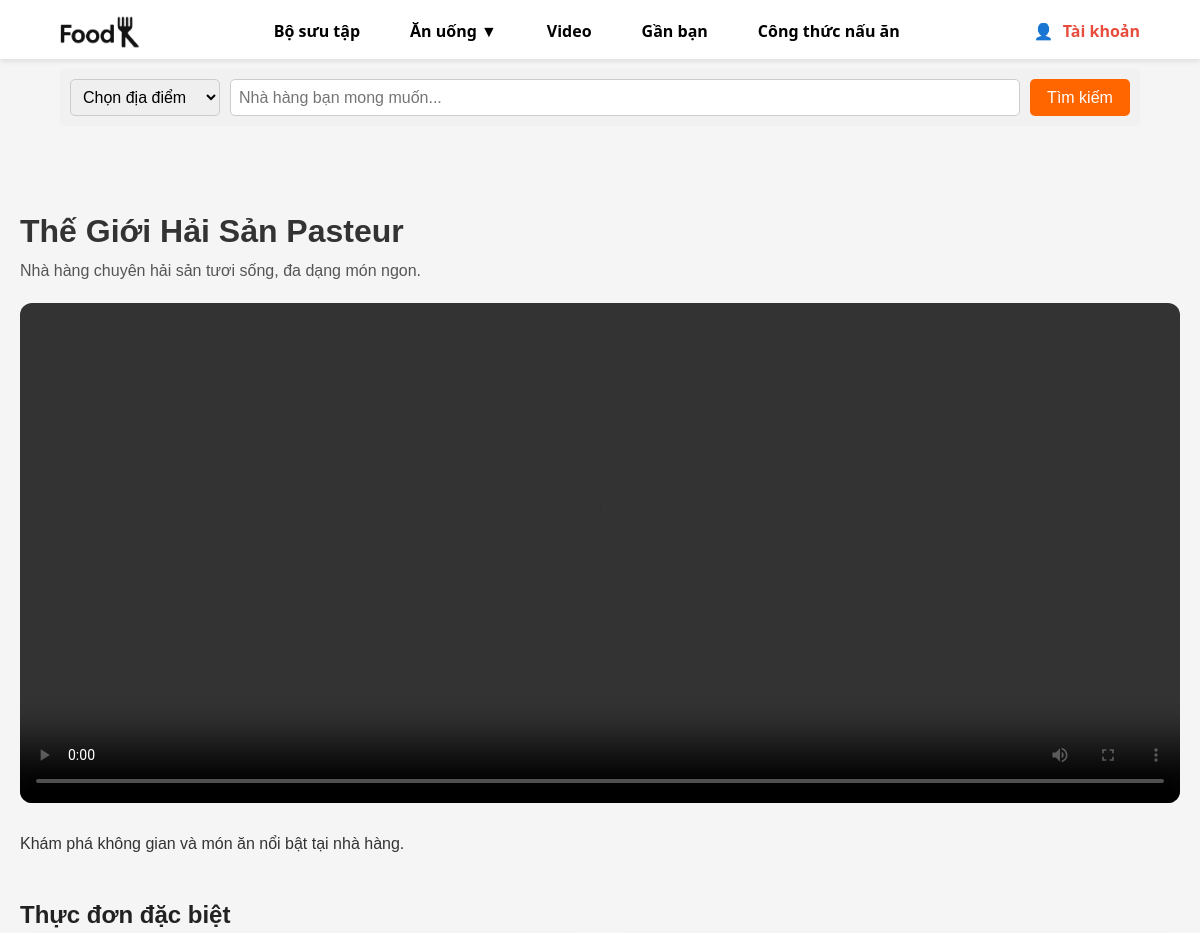
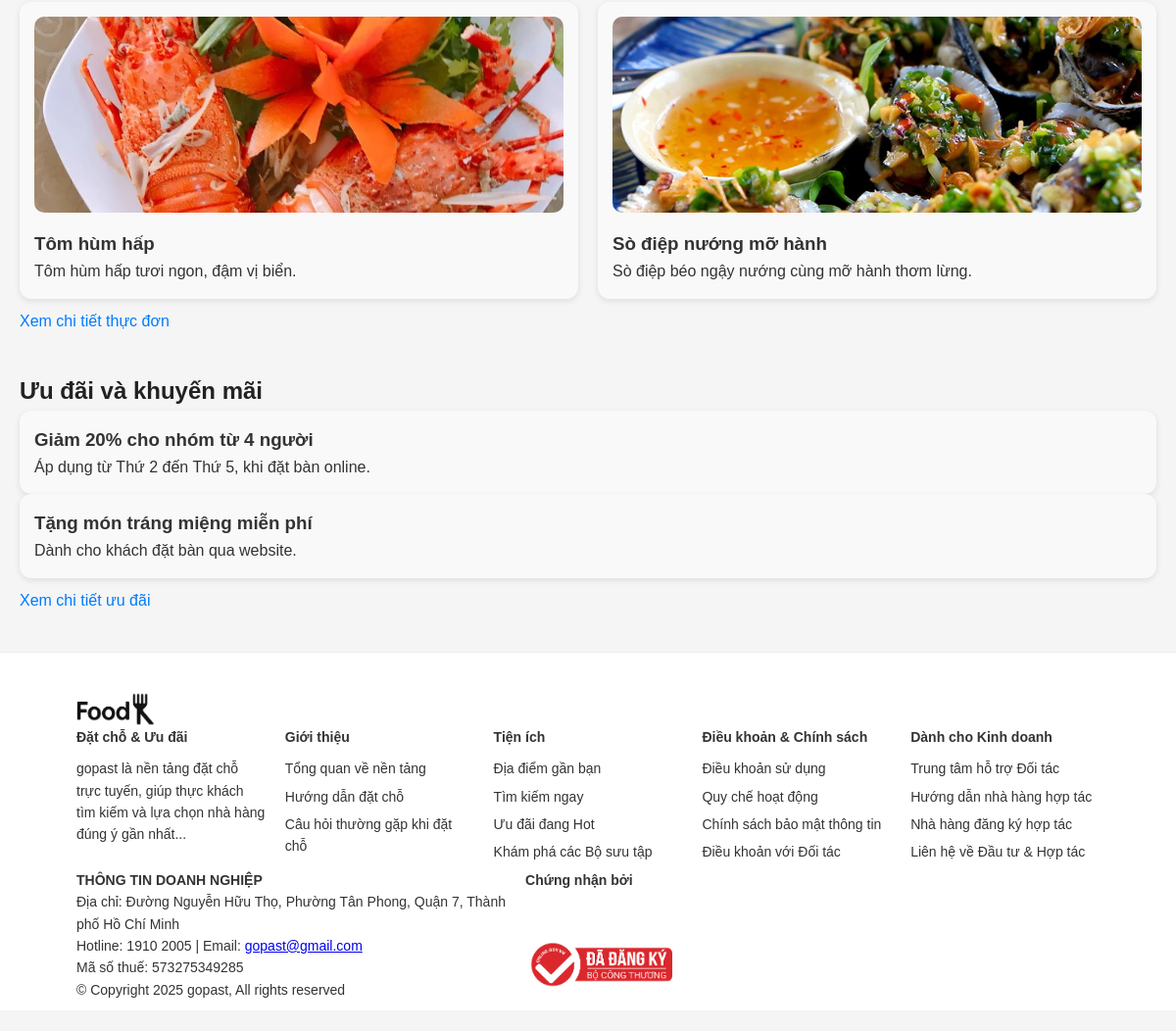
The app's page /Video_v2.php?id=1 with its own data (2 pictures, top to bottom).
### tables this page shows
CREATE TABLE `restaurants` (
  `id` int(11) NOT NULL,
  `name` varchar(255) NOT NULL,
  `description` text DEFAULT NULL,
  `address` varchar(255) DEFAULT NULL,
  `image_url` varchar(500) DEFAULT NULL,
  `created_at` timestamp NOT NULL DEFAULT current_timestamp()
);

CREATE TABLE `videos` (
  `id` int(11) NOT NULL,
  `restaurant_id` int(11) NOT NULL,
  `video_url` varchar(500) NOT NULL,
  `description` text DEFAULT NULL,
  `created_at` timestamp NOT NULL DEFAULT current_timestamp()
);

CREATE TABLE `special_menus` (
  `id` int(11) NOT NULL,
  `restaurant_id` int(11) NOT NULL,
  `name` varchar(255) NOT NULL,
  `image_url` varchar(500) DEFAULT NULL,
  `description` text DEFAULT NULL,
  `created_at` timestamp NOT NULL DEFAULT current_timestamp()
);

CREATE TABLE `offers` (
  `id` int(11) NOT NULL,
  `restaurant_id` int(11) NOT NULL,
  `title` varchar(255) NOT NULL,
  `description` text DEFAULT NULL,
  `created_at` timestamp NOT NULL DEFAULT current_timestamp()
);

### Video_v2.php (the view, shortened to what this page needs)
<?php
require_once 'config/database.php';
$restaurant_id = isset($_GET['id']) ? intval($_GET['id']) : 0;
$sql_restaurant = "SELECT * FROM restaurants WHERE id = ?";
$stmt = $conn->prepare($sql_restaurant);
$stmt->execute([$restaurant_id]);
$restaurant = $stmt->fetch(PDO::FETCH_ASSOC);
$sql_video = "SELECT * FROM videos WHERE restaurant_id = ?";
$stmt = $conn->prepare($sql_video);
$stmt->execute([$restaurant_id]);
$video = $stmt->fetch(PDO::FETCH_ASSOC);
$sql_menus = "SELECT * FROM special_menus WHERE restaurant_id = ?";
$stmt = $conn->prepare($sql_menus);
$stmt->execute([$restaurant_id]);
$menus = $stmt->fetchAll(PDO::FETCH_ASSOC);
$sql_offers = "SELECT * FROM offers WHERE restaurant_id = ?";
$stmt = $conn->prepare($sql_offers);
$stmt->execute([$restaurant_id]);
$offers = $stmt->fetchAll(PDO::FETCH_ASSOC);
?>
<?php include 'includes/header.php'; ?>
<!DOCTYPE html>
<html lang="vi">
<head>
</head>
<body>
<div class="video-page-wrapper">
    <div class="video-header">
        <h1><?php echo htmlspecialchars($restaurant['name']); ?></h1>
        <p><?php echo nl2br(htmlspecialchars($restaurant['description'])); ?></p>
    </div>
    <?php if ($video): ?>
        <div class="video-player-section">
        <?php
            $video_url = htmlspecialchars($video['video_url']);
            if (strpos($video_url, 'youtube.com') !== false || strpos($video_url, 'youtu.be') !== false):
                preg_match('/(?:youtube\.com\/watch\?v=|youtu\.be\/)([^\&\?\/]+)/', $video_url, $matches);
                $youtube_id = $matches[1] ?? '';
            ?>
                <iframe width="100%" height="500" src="https://www.youtube.com/embed/<?php echo $youtube_id; ?>"
                    frameborder="0" allowfullscreen style="border-radius: 12px; margin: 20px 0;"></iframe>
            <?php else: ?>
                <video controls>
                    <source src="<?php echo $video_url; ?>" type="video/mp4">
    </video>
<?php endif; ?>
            <p><?php echo nl2br(htmlspecialchars($video['description'])); ?></p>
        </div>
    <?php else: ?>
        <p>Hiện nhà hàng chưa có video.</p>
    <?php endif; ?>
    <h2>Thực đơn đặc biệt</h2>
    <div class="menu-items">
        <?php foreach ($menus as $menu): ?>
            <div class="menu-item">
                <img src="<?php echo htmlspecialchars($menu['image_url']); ?>" alt="<?php echo htmlspecialchars($menu['name']); ?>">
                <h3><?php echo htmlspecialchars($menu['name']); ?></h3>
                <p><?php echo nl2br(htmlspecialchars($menu['description'])); ?></p>
            </div>
        <?php endforeach; ?>
    </div>
    <a href="menu.php?id=<?php echo $restaurant_id; ?>" class="see-more">Xem chi tiết thực đơn</a>
    <h2>Ưu đãi và khuyến mãi</h2>
    <div class="offers">
        <?php foreach ($offers as $offer): ?>
            <div class="offer">
                <h3><?php echo htmlspecialchars($offer['title']); ?></h3>
                <p><?php echo nl2br(htmlspecialchars($offer['description'])); ?></p>
            </div>
        <?php endforeach; ?>
    </div>
    <a href="offers.php?id=<?php echo $restaurant_id; ?>" class="see-more">Xem chi tiết ưu đãi</a>
</div>
<?php include 'includes/footer.php'; ?>
</body>
</html>

### includes/header.php (shortened to what this page needs)
<?php
$logged_in = isset($_SESSION['user_id']);
$user_name = ($logged_in && isset($_SESSION['user_name'])) ? $_SESSION['user_name'] : "Người dùng";
?>
<!DOCTYPE html>
<html lang="vi">
  <head>
    <link rel="stylesheet" href="static/Lv2/css/header.css" />
    <link rel="stylesheet" href="static/Lv2/css/footer.css" />
    <link rel="stylesheet" href="assets/css/style.css" />
    <link rel="stylesheet" href="assets/css/logo.css" />
    <link rel="stylesheet" href="assets/css/login.css" />
    <link rel="stylesheet" href="assets/css/forgot.css" />
    <link rel="stylesheet" href="assets/css/register.css" />
    <link rel="stylesheet" href="assets/css/logoutmenu.css" />
    <link rel="stylesheet" href="assets/css/CongThucV2.css" />
    <link rel="stylesheet" href="static/Lv2/css/style_anuong.css" />
    <link rel="stylesheet" href="static/Lv2/css/style_bosuutap.css" />
    <link rel="stylesheet" href="static/Lv2/css/style_congthuc.css" />
    <link rel="stylesheet" href="static/Lv2/css/style_video.css" />
    <link rel="stylesheet" href="static/Lv2/css/style_vitri.css" />
  </head>
  <body>
      <header>
        <div class="container">
        <div class="logo">
  <a href="index.php">
    <img src="images/Logo (2).png" alt="Logo" class="logo-img">
  </a>
</div>
          <nav>
            <ul>
              <li><a href="bosuutap.php">Bộ sưu tập</a></li>
              <li class="dropdown">
                <a href="anuong.php">Ăn uống ▼</a>
              </li>
              <li><a href="video.php">Video</a></li>
              <li><a href="vitri.php">Gần bạn</a></li>
              <li><a href="congthuc.php">Công thức nấu ăn</a></li>
            </ul>
          </nav>
          <div class="account">
                    <span>👤</span>
                    <?php if ($logged_in): ?>
                        <a href="#"><?php echo htmlspecialchars($user_name); ?> ▼</a>
                        <ul class="dropdown-menu">
                            <li><a href="logout.php">Đăng xuất</a></li>
                        </ul>
                    <?php else: ?>
                        <a href="login.php">Tài khoản</a>
                    <?php endif; ?>
                </div>
            </div>
      </header>
      <div class="recipe-search-bar">
        <form action="search.php" method="GET">
          <select name="location">
            <option>Chọn địa điểm</option>
          </select>
          <input type="text" name="query" placeholder="Nhà hàng bạn mong muốn..." />
          <button>Tìm kiếm</button>
        </form>
      </div>

### includes/footer.php
<footer class="footer">
      <div class="container">
        <div class="footer-logo">
          <a href="index.php">
            <img src="images/Logo (2).png" alt="Logo" class="logo-img">
          </a>
        </div>
      </div>
    <div class="container">
      <div class="footer-top">
        <div class="footer-col">
          <h4>Đặt chỗ & Ưu đãi</h4>
          <ul>
            <li><a href="#">gopast là nền tảng đặt chỗ trực tuyến, giúp thực khách tìm kiếm và lựa chọn nhà hàng đúng ý gần nhất... </a></li>
          </ul>
        </div>
        <div class="footer-col">
          <h4>Giới thiệu</h4>
          <ul>
            <li><a href="#">Tổng quan về nền tảng </a></li>
            <li><a href="#">Hướng dẫn đặt chỗ</a></li>
            <li><a href="#">Câu hỏi thường gặp khi đặt chỗ</a></li>
          </ul>
        </div>
        <div class="footer-col">
          <h4>Tiện ích</h4>
          <ul>
            <li><a href="#">Địa điểm gần bạn</a></li>
            <li><a href="#">Tìm kiếm ngay</a></li>
            <li><a href="#">Ưu đãi đang Hot</a></li>
            <li><a href="#">Khám phá các Bộ sưu tập</a></li>
          </ul>
        </div>
        <div class="footer-col">
          <h4>Điều khoản & Chính sách</h4>
          <ul>
            <li><a href="#">Điều khoản sử dụng</a></li>
            <li><a href="#">Quy chế hoạt động</a></li>
            <li><a href="#">Chính sách bảo mật thông tin</a></li>
            <li><a href="#">Điều khoản với Đối tác</a></li>
          </ul>
        </div>
        <div class="footer-col">
          <h4>Dành cho Kinh doanh</h4>
          <ul>
            <li><a href="#">Trung tâm hỗ trợ Đối tác</a></li>
            <li><a href="#">Hướng dẫn nhà hàng hợp tác</a></li>
            <li><a href="#">Nhà hàng đăng ký hợp tác</a></li>
            <li><a href="#">Liên hệ về Đầu tư & Hợp tác</a></li>
          </ul>
        </div>
      </div>
    </div>
    <div class="container">
      <div class="footer-bottom">
        <div class="business-info">
          <h4>THÔNG TIN DOANH NGHIỆP</h4>
          <p>Địa chỉ: Đường Nguyễn Hữu Thọ, Phường Tân Phong, Quận 7, Thành phố Hồ Chí Minh</p>
          <p>Hotline: 1910 2005 | Email: <a href="gopast@gmail.com">gopast@gmail.com</a></p>
          <p>Mã số thuế: 573275349285</p>
          <p>© Copyright 2025 gopast, All rights reserved</p>
        </div>
        <div class="certification">
          <h4>Chứng nhận bởi</h4>
          <img src="images/chungnhan.png" alt="Đã đăng ký Bộ Công Thương">
        </div>
    </div>
  </div>
  </footer>

### static/Lv2/css/header.css (style rules this page uses)
* { margin: 0; padding: 0; box-sizing: border-box; }
body { font-family: Arial, sans-serif; background-color: #f8f8f8; }
.container { width: 90%; max-width: 1200px; margin: auto; display: flex; justify-content: space-between; align-items: center; padding: 5px 0; }
header { background: white; box-shadow: 0px 2px 5px rgba(0, 0, 0, 0.1); padding: 5px 0; position: sticky; top: 0; z-index: 1000; width: 100%; }
nav ul { list-style: none; display: flex; gap: 20px; }
nav ul li { position: relative; }
nav ul li a { text-decoration: none; color: black; padding: 10px 15px; display: block; font-weight: bold; }
img { width: 100%; height: 100%; object-fit: contain; }
.logo { text-align: left; padding: 10px 0; }
.logo-img { width: 80px; height: auto; display: block; }
html, body { height: 100%; margin: 0; }
.recipe-search-bar { width: 90%; max-width: 1200px; margin: 0 auto; padding: 10px; background: #f1f1f1; border-radius: 5px; margin-top: 10px; margin-bottom: 40px; }
.recipe-search-bar form { display: flex; width: 100%; gap: 10px; }
.recipe-search-bar select, .recipe-search-bar input, .recipe-search-bar button { padding: 8px; font-size: 16px; border: 1px solid #ccc; border-radius: 5px; }
.recipe-search-bar select { width: 150px; }
.recipe-search-bar input { flex-grow: 1; min-width: 0; }
.recipe-search-bar button { width: 100px; background: #ff6600; color: white; border: none; cursor: pointer; }
.account a { color: #e74c3c; font-weight: bold; text-decoration: none; }

### static/Lv2/css/footer.css (style rules this page uses)
.footer { background-color: #fff; color: #333; font-family: Arial, sans-serif; font-size: 14px; border-top: 1px solid #eee; padding: 40px 20px 10px; }
.footer .container { max-width: 1235px; text-align: left; }
.footer-top { display: flex; flex-wrap: wrap; justify-content: space-between; gap: 20px; }
.footer-col { flex: 1 1 180px; min-width: 180px; }
.footer-col h4 { font-weight: bold; margin-bottom: 10px; }
.footer-col ul { list-style: none; padding: 0; }
.footer-col ul li { margin-bottom: 6px; }
.footer-col ul li a { text-decoration: none; color: #333; }
.footer-bottom { display: flex; flex-wrap: wrap; justify-content: space-between; gap: 20px; }
.business-info { flex: 1 1 60%; }
.certification { flex: 1 1 35%; text-align: left; }
.certification img { width: 150px; display: block; margin: 8px 0; }

### assets/css/style.css (style rules this page uses)
* { margin: 0; padding: 0; box-sizing: border-box; }
body { font-family: Arial, sans-serif; background-color: #fff; }

### assets/css/logo.css (style rules this page uses)
.logo a { text-decoration: none; color: inherit; }

### assets/css/login.css (style rules this page uses)
body { font-family: Arial, sans-serif; margin: 0; padding: 0; background-color: #f8f8f8; }
.logo a { text-decoration: none; color: inherit; }

### assets/css/forgot.css (style rules this page uses)
body { font-family: Arial, sans-serif; margin: 0; padding: 0; background-color: #f8f8f8; }

### assets/css/register.css (style rules this page uses)
body { font-family: Arial, sans-serif; margin: 0; padding: 0; background-color: #f8f8f8; }

### assets/css/logoutmenu.css (style rules this page uses)
.account { position: relative; display: inline-block; }
.account span { margin-right: 5px; }

### assets/css/CongThucV2.css (style rules this page uses)
* { box-sizing: border-box; margin: 0; padding: 0; }
body { font-family: "Poppins", sans-serif; background-color: #f5f5f5; color: #333; line-height: 1.6; }

### static/Lv2/css/style_anuong.css (style rules this page uses)
body { font-family: sans-serif; margin: 0; padding: 0; }
.logo a { text-decoration: none; color: inherit; }

### static/Lv2/css/style_bosuutap.css (style rules this page uses)
.logo a { text-decoration: none; color: inherit; }

### static/Lv2/css/style_congthuc.css (style rules this page uses)
body { font-family: "Segoe UI", "Arial", sans-serif; margin: 0; padding: 0; line-height: 1.6; background-color: #f5f5f5; color: #333; }
.logo a { text-decoration: none; color: inherit; }

### static/Lv2/css/style_video.css (style rules this page uses)
* { box-sizing: border-box; margin: 0; padding: 0; }
html, body { margin: 0; padding: 0; }
body { font-family: "Segoe UI", "Arial", sans-serif; margin: 0; padding: 0; line-height: 1.6; background-color: #f5f5f5; color: #333; }
header { margin-bottom: 0; padding-bottom: 0; }
header .container { margin-bottom: 0; padding-bottom: 0; }
.container { margin: 0 auto; padding: 0; }

### static/Lv2/css/style_vitri.css (style rules this page uses)
.logo a { text-decoration: none; color: inherit; }

### records on screen
restaurants: name "Thế Giới Hải Sản Pasteur", description "Nhà hàng chuyên hải sản tươi sống, đa dạng món ngon."
videos: description "Khám phá không gian và món ăn nổi bật tại nhà hàng."
special_menus: image_url (picture), name "Tôm hùm hấp", description "Tôm hùm hấp tươi ngon, đậm vị biển."
special_menus: image_url (picture), name "Sò điệp nướng mỡ hành", description "Sò điệp béo ngậy nướng cùng mỡ hành thơm lừng."
offers: title "Giảm 20% cho nhóm từ 4 người", description "Áp dụng từ Thứ 2 đến Thứ 5, khi đặt bàn online."
offers: title "Tặng món tráng miệng miễn phí", description "Dành cho khách đặt bàn qua website."
